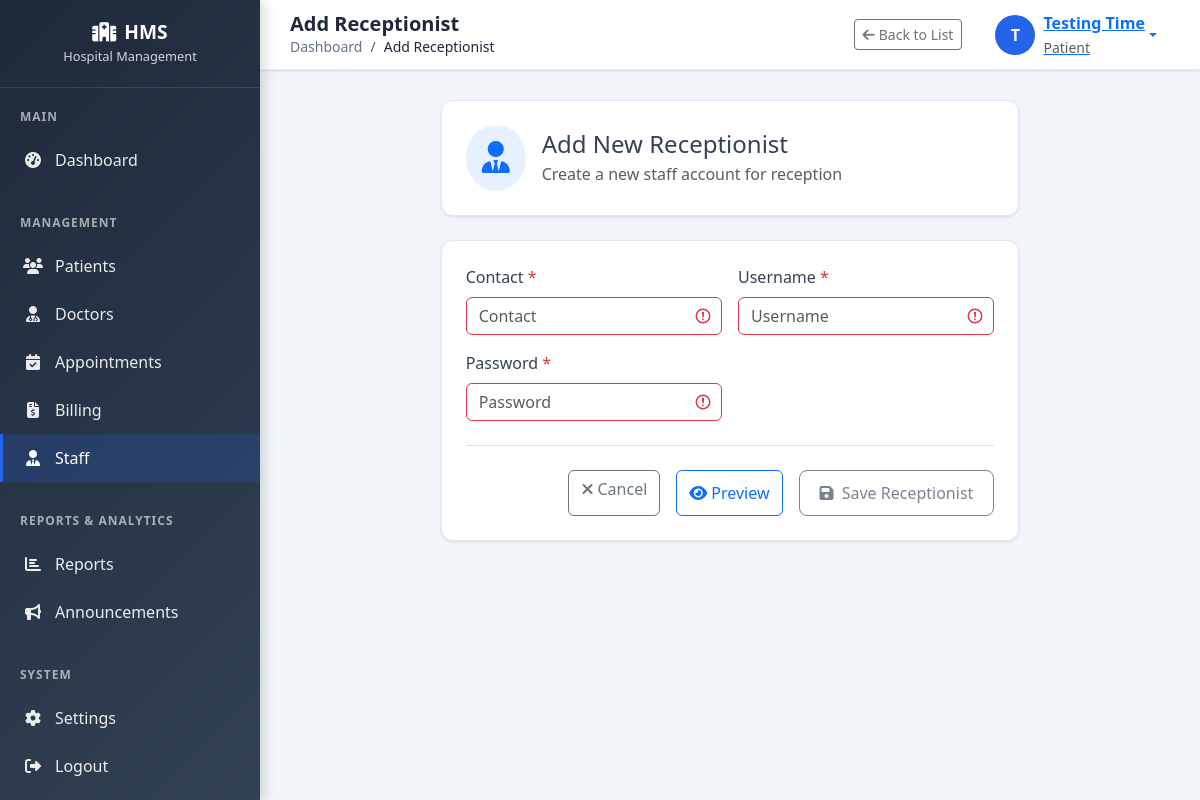
The app's page /receptionists/add/ (signed in) with its own data.
### accounts/models.py (models this page shows)
class CustomUser(AbstractUser):
    first_name = None
    last_name = None
    ROLE_CHOICES = (
        ('admin', 'Admin'),
        ('doctor', 'Doctor'),
        ('patient', 'Patient'),
        ('receptionist', 'Receptionist'),
    )
    role = models.CharField(max_length=20, choices=ROLE_CHOICES)
    GENDER_CHOICES = (
        ('Male', 'Male'),
        ('Female', 'Female'),
        ('Other', 'Other'),
    )
    gender = models.CharField(max_length=10, choices=GENDER_CHOICES, null=True, blank=True)
    REQUIRED_FIELDS = []  # Only username is required

### receptionists/views.py (the view)
# urls.py: path('add/', views.add_receptionist, name='add_receptionist'),
def add_receptionist(request):
    if request.method == 'POST':
        form = ReceptionistCreateForm(request.POST)
        if form.is_valid():
            form.save()
            messages.success(request, "Receptionist added successfully!")
            return redirect('receptionists:receptionist_list')
        else:
            messages.error(request, "Please correct the errors below.")
    else:
        form = ReceptionistCreateForm()
    return render(request, 'receptionists/add_receptionist.html', {'form': form})

### receptionists/forms.py (shortened to what this page needs)
class ReceptionistCreateForm(forms.ModelForm):
    username = forms.CharField(max_length=150)
    password = forms.CharField(widget=forms.PasswordInput)
    class Meta:
        model = Receptionist
        fields = ['contact', 'username', 'password']  # removed name and email

### templates/receptionists/add_receptionist.html (shortened to what this page needs)
{% extends 'admin_form_base.html' %}
{% load static %}
{% block page_title %}Add Receptionist{% endblock %}
{% block current_page %}Add Receptionist{% endblock %}
{% block back_url %}{% url 'receptionists:receptionist_list' %}{% endblock %}
{% block form_title %}Add New Receptionist{% endblock %}
{% block form_subtitle %}Create a new staff account for reception{% endblock %}
{% block form_icon %}fas fa-user-tie{% endblock %}
{% block submit_text %}Save Receptionist{% endblock %}
{% block form_fields %}
 {{ block.super }}
{% endblock %}

### templates/admin_base.html (shortened to what this page needs)
{% load static %}
<!DOCTYPE html>
<html lang="en">
<head>
    <link href="https://cdn.jsdelivr.net/npm/bootstrap@5.3.2/dist/css/bootstrap.min.css" rel="stylesheet">
    <link href="https://cdnjs.cloudflare.com/ajax/libs/font-awesome/6.4.0/css/all.min.css" rel="stylesheet">
</head>
<body>
    <div class="admin-sidebar" id="adminSidebar">
        <div class="sidebar-header">
            <h4><i class="fas fa-hospital me-2"></i>HMS</h4>
            <small>Hospital Management</small>
        </div>
        <div class="sidebar-menu">
            <div class="menu-section">
                <div class="menu-section-title">Main</div>
                <a href="{% url 'admin_dashboard' %}" class="menu-item {% if request.resolver_match.url_name == 'admin_dashboard' %}active{% endif %}">
                    <i class="fas fa-tachometer-alt"></i>Dashboard
                </a>
            </div>
            <div class="menu-section">
                <div class="menu-section-title">Management</div>
                <a href="{% url 'patients:patient_list' %}" class="menu-item {% if 'patients' in request.resolver_match.namespace %}active{% endif %}">
                    <i class="fas fa-users"></i>Patients
                </a>
                <a href="{% url 'doctors:doctor_list' %}" class="menu-item {% if 'doctors' in request.resolver_match.namespace %}active{% endif %}">
                    <i class="fas fa-user-md"></i>Doctors
                </a>
                <a href="{% url 'appointments:appointment_list' %}" class="menu-item {% if 'appointments' in request.resolver_match.namespace %}active{% endif %}">
                    <i class="fas fa-calendar-check"></i>Appointments
                </a>
                <a href="{% url 'billing:bill_list' %}" class="menu-item {% if 'billing' in request.resolver_match.namespace %}active{% endif %}">
                    <i class="fas fa-file-invoice-dollar"></i>Billing
                </a>
                <a href="{% url 'receptionists:receptionist_list' %}" class="menu-item {% if 'receptionists' in request.resolver_match.namespace %}active{% endif %}">
                    <i class="fas fa-user-tie"></i>Staff
                </a>
            </div>
            <div class="menu-section">
                <div class="menu-section-title">Reports & Analytics</div>
                <a href="{% url 'reports:reports_dashboard' %}" class="menu-item {% if 'reports' in request.resolver_match.namespace %}active{% endif %}">
                    <i class="fas fa-chart-bar"></i>Reports
                </a>
                <a href="{% url 'patients:banner_list' %}" class="menu-item">
                    <i class="fas fa-bullhorn"></i>Announcements
                </a>
            </div>
            <div class="menu-section">
                <div class="menu-section-title">System</div>
                <a href="#" class="menu-item">
                    <i class="fas fa-cog"></i>Settings
                </a>
                <a href="{% url 'logout' %}" class="menu-item">
                    <i class="fas fa-sign-out-alt"></i>Logout
                </a>
            </div>
        </div>
    </div>
    <div class="admin-header">
        <div class="header-left">
            <div>
                <h5>{% block page_title %}Dashboard{% endblock %}</h5>
                <nav aria-label="breadcrumb">
                    <ol class="breadcrumb">
                        {% block breadcrumb %}
                        <li class="breadcrumb-item"><a href="{% url 'admin_dashboard' %}">Dashboard</a></li>
                        <li class="breadcrumb-item active">{% block current_page %}Home{% endblock %}</li>
                        {% endblock %}
                    </ol>
                </nav>
            </div>
        </div>
        <div class="header-right">
            <div class="header-actions">
                {% block header_actions %}{% endblock %}
            </div>
            <div class="user-menu">
                <div class="dropdown">
                    <button class="btn btn-link dropdown-toggle d-flex align-items-center" type="button" data-bs-toggle="dropdown">
                        <div class="user-avatar me-2">
                            {{ user.username|first|upper }}
                        </div>
                        <div class="text-start">
                            <div class="fw-bold">{{ user.username|title }}</div>
                            <small class="text-muted">{{ user.role|title }}</small>
                        </div>
                    </button>
                </div>
            </div>
        </div>
    </div>
    <div class="admin-content">
        <div class="content-wrapper fade-in">
            {% block content %}
            {% endblock %}
        </div>
    </div>
</body>
</html>

### templates/admin_base.html (style rules this page uses)
:root { --admin-primary: #2563eb; --admin-secondary: #64748b; --admin-success: #059669; --admin-warning: #d97706; --admin-danger: #dc2626; --admin-info: #0891b2; --admin-dark: #1e293b; --admin-light: #f8fafc; --sidebar-width: 260px; --header-height: 70px; }
* { box-sizing: border-box; }
body { margin: 0; padding: 0; font-family: 'Segoe UI', Tahoma, Geneva, Verdana, sans-serif; background-color: #f1f5f9; color: #334155; }
.admin-sidebar { position: fixed; top: 0; left: 0; width: var(--sidebar-width); height: 100vh; background: linear-gradient(135deg, var(--admin-dark) 0%, #334155 100%); color: white; overflow-y: auto; transition: all 0.3s ease; z-index: 1000; box-shadow: 4px 0 12px rgba(0,0,0,0.15); }
.sidebar-header { padding: 20px; border-bottom: 1px solid rgba(255,255,255,0.1); text-align: center; }
.sidebar-header h4 { margin: 0; font-weight: 600; font-size: 1.2rem; }
.sidebar-header small { opacity: 0.8; font-size: 0.8rem; }
.sidebar-menu { padding: 20px 0; }
.menu-section { margin-bottom: 30px; }
.menu-section-title { padding: 0 20px 10px 20px; font-size: 0.75rem; font-weight: 600; text-transform: uppercase; letter-spacing: 1px; opacity: 0.6; }
.menu-item { display: block; padding: 12px 20px; color: rgba(255,255,255,0.9); text-decoration: none; transition: all 0.3s ease; border-left: 3px solid transparent; }
.menu-item.active { background-color: rgba(37, 99, 235, 0.2); color: white; border-left-color: var(--admin-primary); }
.menu-item i { width: 20px; margin-right: 12px; text-align: center; }
.admin-header { position: fixed; top: 0; left: var(--sidebar-width); right: 0; height: var(--header-height); background: white; border-bottom: 1px solid #e2e8f0; display: flex; align-items: center; justify-content: space-between; padding: 0 30px; z-index: 999; box-shadow: 0 1px 3px rgba(0,0,0,0.1); }
.header-left h5 { margin: 0; color: var(--admin-dark); font-weight: 600; }
.breadcrumb { background: none; padding: 0; margin: 0; font-size: 0.875rem; }
.breadcrumb-item a { color: var(--admin-secondary); text-decoration: none; }
.breadcrumb-item.active { color: var(--admin-dark); }
.header-right { display: flex; align-items: center; gap: 20px; }
.header-actions { display: flex; gap: 10px; }
.user-menu { display: flex; align-items: center; gap: 12px; }
.user-avatar { width: 40px; height: 40px; border-radius: 50%; background: var(--admin-primary); display: flex; align-items: center; justify-content: center; color: white; font-weight: 600; }
.admin-content { margin-left: var(--sidebar-width); margin-top: var(--header-height); padding: 30px; min-height: calc(100vh - var(--header-height)); }
.fade-in { animation: fadeIn 0.5s ease-in; }

### records on screen
CustomUser: username|first "T", username "Testing Time", role "Patient"

### other values on screen
{{ field.label }} "Contact" "Username" "Password"
